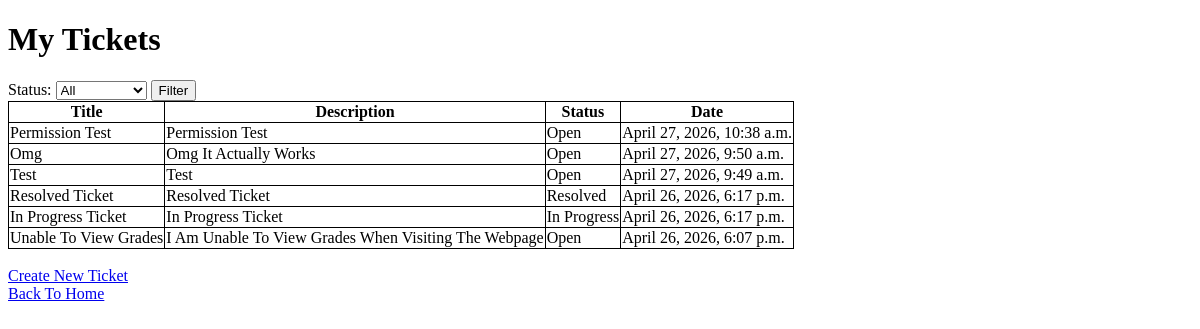
The app's page /services/tickets/ (signed in), older data.
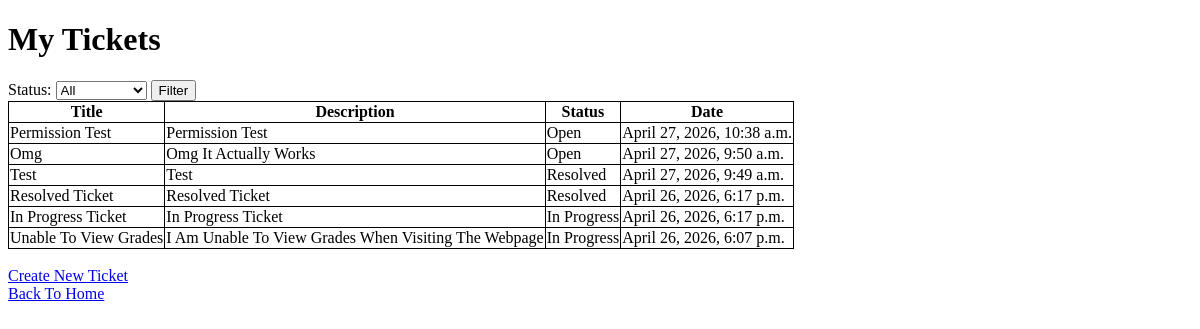
The same page, newer data.
### services/models.py (models this page shows)
class Ticket(models.Model):
	user = models.ForeignKey(User, on_delete=models.CASCADE)
	title = models.CharField(max_length=100)
	description = models.CharField(max_length=200)
	status = models.CharField(max_length=11, choices=[('Open', 'Open'), ('In Progress', 'In Progress'), ('Resolved', 'Resolved')], default='Open')
	date = models.DateTimeField(auto_now_add=True)

### services/views.py (the view, shortened to what this page needs)
# urls.py: path("tickets/", views.ticketsView, name="tickets"),
@login_required
@permission_required("services.view_ticket")
def ticketsView(request):
	allTickets = Ticket.objects.filter(user=request.user)
	allUsers = User.objects.all()
	isHelpDesk = False
	filter = request.GET.get("status")
	if filter in ["Open", "In Progress", "Resolved"]:
		allTickets = allTickets.filter(status=filter)
	tickets = allTickets.order_by("-date")
	return render(request, "services/tickets.html", {"tickets": tickets, "isHelpDesk": isHelpDesk, "users": allUsers})

### services/templates/services/tickets.html (shortened to what this page needs)
<!DOCTYPE html>
<html>
	<head>
	</head>
	<body>
		{%if isHelpDesk%}
			<h1>All Tickets</h1>
		{%else%}
			<h1>My Tickets</h1>
		{%endif%}
		<form method="get" action="{%url 'tickets'%}">
			<label>Status:
				<select name="status">
					<option value="">All</option>
				</select>
			</label>
			<button type="submit">Filter</button>
		</form>
		<table class="table">
			<tr class="table">
				<th class="table">Title</th>
				<th class="table">Description</th>
				<th class="table">Status</th>
				<th class="table">Date</th>
			</tr>
			{%for ticket in tickets%}
				<tr>
					<td class="table">{{ticket.title}}</td>
					<td class="table">{{ticket.description}}</td>
					<td class="table">{{ticket.status}}</td>
					<td class="table">{{ticket.date}}</td>
				</tr>
			{%empty%}
				<tr>
					<td colspan="4">No Tickets Found</td>
				</tr>
			{%endfor%}
		</table>
		<br>
		{%if not isHelpDesk%}
			<a href="{%url 'createTicket'%}">Create New Ticket</a>
			<br>
		{%endif%}
		<a href="{%url 'index'%}">Back To Home</a>
	</body>
</html>

Row changes from the older to the newer data that the page shows:
changed Ticket "Test": status "Open" → "Resolved"
changed Ticket "Unable To View Grades": status "Open" → "In Progress"
